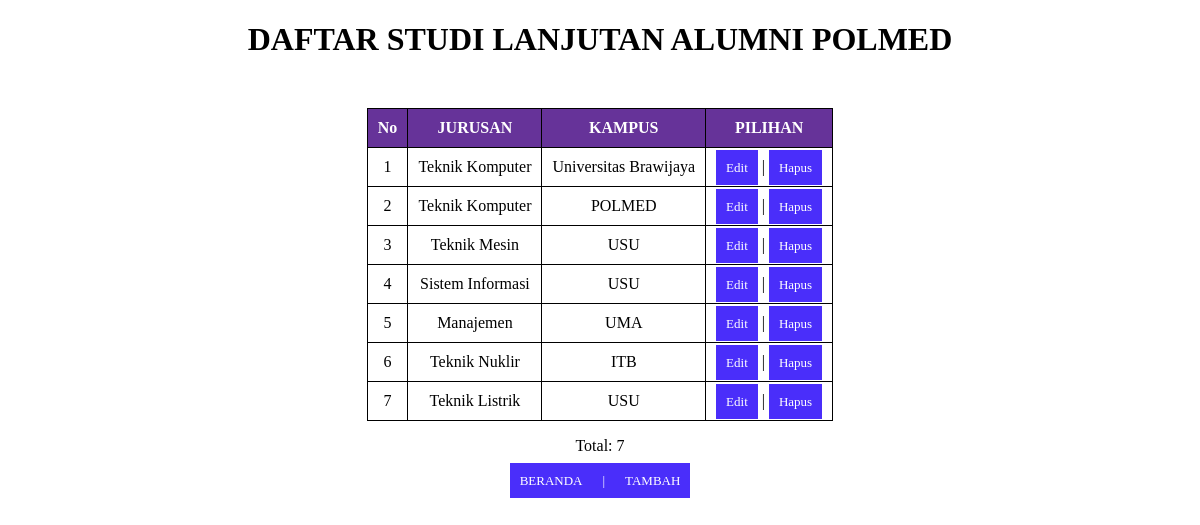
The page /proyek/liststudi.php on the database its author committed.
### tables this page shows
CREATE TABLE `tbstudi` (
  `idstudi` int(11) NOT NULL,
  `kampus` varchar(50) NOT NULL,
  `jurusan` varchar(50) NOT NULL
);

### proyek/liststudi.php (the view, shortened to what this page needs)
<?php include("config.php"); ?>
<!DOCTYPE html>
<html>
<head>
</head>
<body>
<header><center>
    <h1>DAFTAR STUDI LANJUTAN ALUMNI POLMED</h1>
</header>
    <br>
    <table border="1">
    <thead>
        <tr>
        <th>No</th>
        <th>JURUSAN</th>
        <th>KAMPUS</th>
        <th>PILIHAN</th>
        </tr>
    </thead>
 <tbody>
 <?php
    $sql = "SELECT * FROM tbstudi";
    $query = mysqli_query($db, $sql);
    while($studi = mysqli_fetch_array($query)){
    echo "<tr>";
    echo "<td>".$studi['idstudi']."</td>";
    echo "<td>".$studi['jurusan']."</td>";
    echo "<td>".$studi['kampus']."</td>";
    echo "<td>";
    echo "<a href='editstudi.php?idstudi=".$studi['idstudi']."'>Edit</a> | ";
    echo "<a href='hapusstudi.php?idstudi=".$studi['idstudi']."'>Hapus</a>";
    echo "</td>";
    echo "</tr>";
}
 ?>
 </tbody>
 </table>
 <p><center>Total: <?php echo mysqli_num_rows($query) ?></p>
 <center><a href="index2.php">BERANDA</a><a>|</a><a href="inputstudi.php">TAMBAH</a>
 </body>
</html>

### proyek/liststudi.php (style rules this page uses)
* { font-family: "Trebuchet MS"; }
h1 { text-transform: uppercase; color: black; }
table { text-align :center; border: solid 1px #000000; border-collapse: collapse; border-spacing: 0; margin: 10px auto 10px auto; }
table thead th { text-align :center; background-color: #663399; border: solid 1px #000000, #000000; color: white; padding: 10px; text-decoration: none; }
table tbody td { border: solid 1px #000000; color: black; padding: 10px; }
a { background-color: #4A2EFA; color: white; padding: 10px; text-decoration: none; font-size: 13px; }

### rows shown on the page
tbstudi: idstudi "1", jurusan "Teknik Komputer", kampus "Universitas Brawijaya"
tbstudi: idstudi "2", jurusan "Teknik Komputer", kampus "POLMED"
tbstudi: idstudi "3", jurusan "Teknik Mesin", kampus "USU"
tbstudi: idstudi "4", jurusan "Sistem Informasi", kampus "USU"
tbstudi: idstudi "5", jurusan "Manajemen", kampus "UMA"
tbstudi: idstudi "6", jurusan "Teknik Nuklir", kampus "ITB"
tbstudi: idstudi "7", jurusan "Teknik Listrik", kampus "USU"

### other values the page prints
mysqli_num_rows($query) "7"
